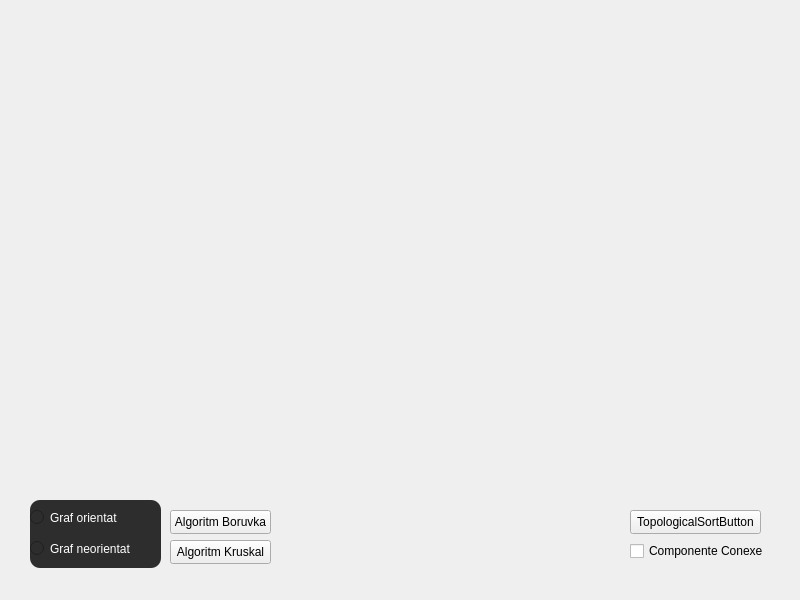
<?xml version="1.0" encoding="UTF-8"?>
<ui version="4.0">
 <class>MainWindow</class>
 <widget class="QMainWindow" name="MainWindow">
  <property name="geometry">
   <rect>
    <x>0</x>
    <y>0</y>
    <width>800</width>
    <height>600</height>
   </rect>
  </property>
  <property name="windowTitle">
   <string>MainWindow</string>
  </property>
  <property name="autoFillBackground">
   <bool>true</bool>
  </property>
  <widget class="QWidget" name="centralwidget">
   <property name="enabled">
    <bool>true</bool>
   </property>
   <widget class="QWidget" name="widget" native="true">
    <property name="geometry">
     <rect>
      <x>30</x>
      <y>500</y>
      <width>131</width>
      <height>68</height>
     </rect>
    </property>
    <property name="sizePolicy">
     <sizepolicy hsizetype="Expanding" vsizetype="Expanding">
      <horstretch>0</horstretch>
      <verstretch>0</verstretch>
     </sizepolicy>
    </property>
    <property name="styleSheet">
     <string notr="true">color: rgb(255, 255, 255);
font: 700 9pt &quot;Segoe UI&quot;;
background-color: rgb(45, 45, 45);
border-radius: 10px;
border: none;</string>
    </property>
    <layout class="QVBoxLayout" name="verticalLayout_2">
     <item>
      <widget class="QRadioButton" name="orientedButton">
       <property name="text">
        <string>Graf orientat</string>
       </property>
      </widget>
     </item>
     <item>
      <widget class="QRadioButton" name="unorientedButton">
       <property name="text">
        <string>Graf neorientat</string>
       </property>
      </widget>
     </item>
    </layout>
   </widget>
   <widget class="QCheckBox" name="toggleComponents">
    <property name="geometry">
     <rect>
      <x>630</x>
      <y>540</y>
      <width>141</width>
      <height>22</height>
     </rect>
    </property>
    <property name="text">
     <string>Componente Conexe</string>
    </property>
   </widget>
   <widget class="QPushButton" name="topologicalSortButton">
    <property name="geometry">
     <rect>
      <x>630</x>
      <y>510</y>
      <width>131</width>
      <height>24</height>
     </rect>
    </property>
    <property name="text">
     <string>TopologicalSortButton</string>
    </property>
   </widget>
   <widget class="QPushButton" name="boruvkaButton">
    <property name="geometry">
     <rect>
      <x>170</x>
      <y>510</y>
      <width>101</width>
      <height>24</height>
     </rect>
    </property>
    <property name="text">
     <string>Algoritm Boruvka</string>
    </property>
   </widget>
   <widget class="QPushButton" name="kruskalButton">
    <property name="geometry">
     <rect>
      <x>170</x>
      <y>540</y>
      <width>101</width>
      <height>24</height>
     </rect>
    </property>
    <property name="text">
     <string>Algoritm Kruskal</string>
    </property>
   </widget>
  </widget>
 </widget>
 <resources/>
 <connections/>
</ui>
